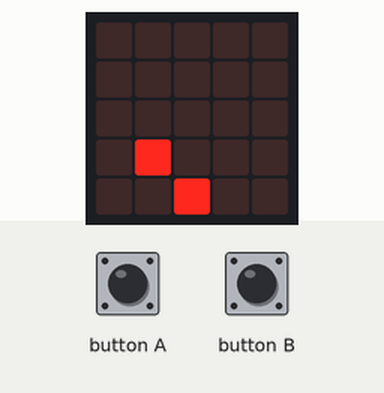
Bench run of a program on a simulated Calliope mini (MakeCode). Shown: the board's 5×5 LED display. The inputs (shaded band) are chosen by the test bench. Random numbers come from a fixed seed; the short countdown, score and lost-life animations are approximate; the run ends where the board's game-over animation would start. At 6.5 s the program stops and its outputs stay as they are.

Above: at 1.2 s.
1.3 s: button A pressed for 0.15 s
At 2.22 s:
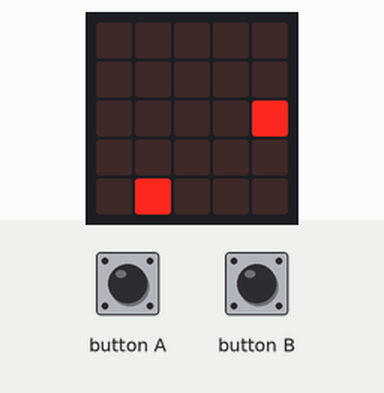
At 6.7 s:
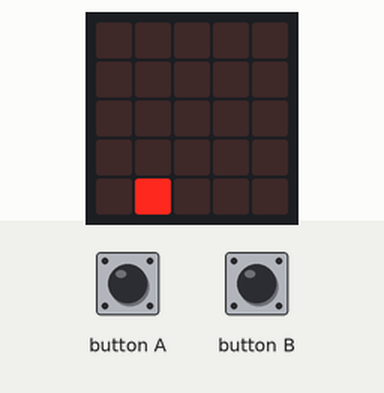
Timing chart, 0 to 8.0 s (numbered marks = the images above; inputs shaded):
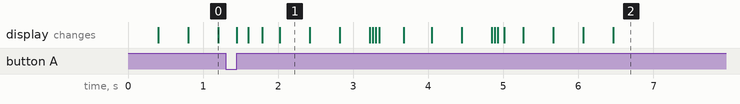

Measured:
- what the display in image 0 shows lasts 0.4 s, from 0.8 s to 1.2 s

The program:

main.ts
```typescript
input.onButtonEvent(Button.A, input.buttonEventClick(), function () {
    sprite.change(LedSpriteProperty.X, -1)
})
input.onButtonEvent(Button.A, input.buttonEventValue(ButtonEvent.Down), function () {

})
input.onButtonEvent(Button.B, input.buttonEventClick(), function () {
    sprite.change(LedSpriteProperty.X, 1)
})
let sprite: game.LedSprite = null
let _1: game.LedSprite = null
sprite = game.createSprite(2, 4)
game.setLife(3)
game.setScore(0)
basic.forever(function () {
    _1 = game.createSprite(randint(0, 4), 0)
    for (let index = 0; index < 4; index++) {
        _1.change(LedSpriteProperty.Y, 1)
        basic.pause(400)
    }
    if (sprite.isTouching(_1)) {
        game.addScore(1)
        _1.delete()
    } else {
        _1.delete()
        game.removeLife(1)
    }
})
```

test.ts
```typescript
// Hier kann man Tests durchführen; diese Datei wird nicht kompiliert, wenn dieses Paket als Erweiterung verwendet wird.
```
